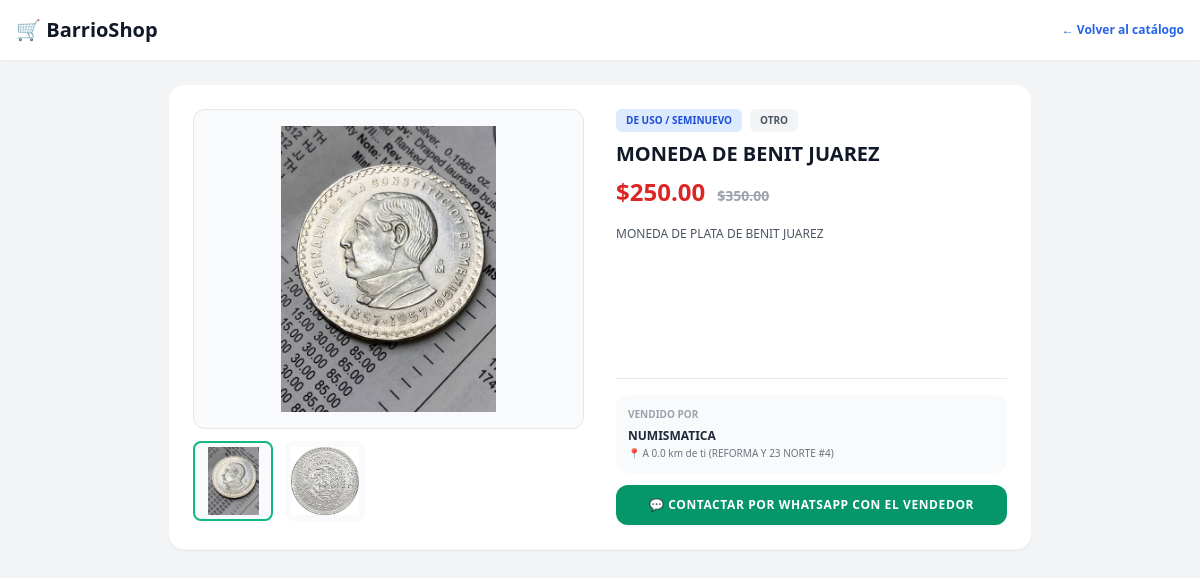
/product/1/, run on an earlier commit of the app's database.
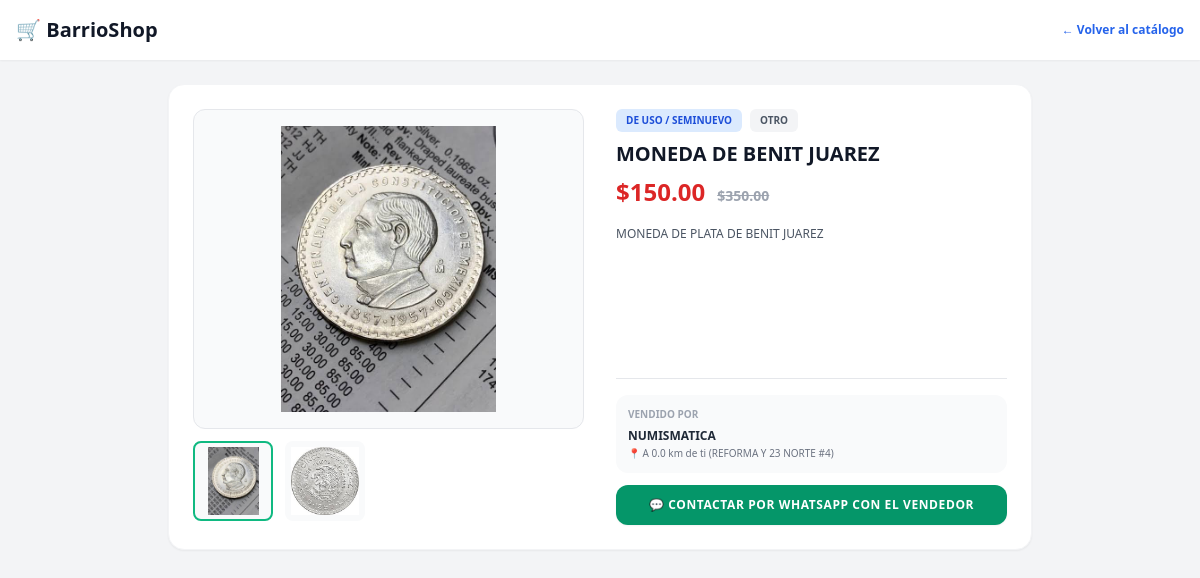
And on a later commit of the database.
### marketplace/models.py (models this page shows, shortened)
class Product(models.Model):
    CATEGORY_CHOICES = [
        ('comida', 'Comida y Antojitos'),
        ('vehiculos', 'Vehículos'),
        ('supermercado', 'Supermercado'),
        ('tecnologia', 'Tecnología'),
        ('electrodomesticos', 'Electrodomésticos'),
        ('hogar', 'Hogar y Muebles'),
        ('moda', 'Moda'),
        ('deportes', 'Deportes y Fitness'),
        ('herramientas', 'Herramientas'),
        ('construccion', 'Construcción'),
        ('mascotas', 'Mascotas'),
        ('abarrotes', 'Abarrotes'),
        ('servicios', 'Servicios y Oficios'),
        ('otro', 'Otro'),
    ]
    CONDITION_CHOICES = [
        ('nuevo', 'Nuevo'),
        ('usado', 'De uso / Seminuevo'),
    ]
    business = models.ForeignKey('Business', on_delete=models.CASCADE)
    name = models.CharField(max_length=100)
    description = models.TextField()
    price = models.DecimalField(max_digits=10, decimal_places=2)
    condition = models.CharField(max_length=20, choices=CONDITION_CHOICES, default='nuevo')
    warranty = models.CharField(max_length=255, blank=True, null=True, verbose_name="Garantía del producto", help_text="Ej. Sin garantía, 30 días con el vendedor, etc.")
    is_promo = models.BooleanField(default=False)
    promo_price = models.DecimalField(max_digits=10, decimal_places=2, null=True, blank=True)
    is_express_promo = models.BooleanField(default=False)
    express_promo_start = models.DateTimeField(null=True, blank=True)
    express_promo_end = models.DateTimeField(null=True, blank=True)
    is_featured = models.BooleanField(default=False, verbose_name="¿Producto Destacado?")
    featured_until = models.DateTimeField(null=True, blank=True, verbose_name="Destacado Hasta")
    image = models.ImageField(upload_to='products/', null=True, blank=True)
    image_2 = models.ImageField(upload_to='products/', null=True, blank=True)
    image_3 = models.ImageField(upload_to='products/', null=True, blank=True)
    category = models.CharField(max_length=50, choices=CATEGORY_CHOICES, default='otro')
    is_available = models.BooleanField(default=True, verbose_name="Disponible en stock")

class Business(models.Model):
    BUSINESS_TYPE_CHOICES = [
        ('fisico', 'Local Físico / Tienda Establecida'),
        ('entrega', 'Entregas en Puntos / Puntos Medios'),
    ]
    user = models.OneToOneField(User, on_delete=models.CASCADE, null=True, blank=True)
    name = models.CharField(max_length=100) # Nombre del negocio
    description = models.TextField()        # Breve descripción de lo que venden u ofrecen
    whatsapp = models.CharField(max_length=20) # Número de contacto para pedidos por WhatsApp
    address = models.CharField(max_length=255) # Dirección física o referencia principal
    latitude = models.FloatField()
    longitude = models.FloatField()
    business_type = models.CharField(max_length=20, choices=BUSINESS_TYPE_CHOICES, default='fisico')
    delivery_zones = models.TextField(blank=True, null=True, help_text="Específica dónde entregas si no tienes local fijo")
    opening_time = models.TimeField(null=True, blank=True, verbose_name="Hora de apertura")
    closing_time = models.TimeField(null=True, blank=True, verbose_name="Hora de cierre")
    is_active = models.BooleanField(default=True, verbose_name="¿Empresa Activa?")

### marketplace/views.py (the view)
# urls.py: path('product/<int:product_id>/', views.product_detail_view, name='product_detail'),
def product_detail_view(request, product_id):
    DEFAULT_LAT = 19.0413
    DEFAULT_LNG = -98.2062
    product = get_object_or_404(Product.objects.select_related('business'), id=product_id)
    if not product.business.is_active or not product.is_available:
        return redirect('home')
    b = product.business
    lat_param = request.GET.get('lat', DEFAULT_LAT)
    lng_param = request.GET.get('lng', DEFAULT_LNG)
    try:
        user_lat = float(lat_param)
        user_lng = float(lng_param)
    except ValueError:
        user_lat = DEFAULT_LAT
        user_lng = DEFAULT_LNG
    distance = calculate_distance(user_lat, user_lng, b.latitude, b.longitude)
    product.distance_km = round(distance, 1)
    return render(request, 'marketplace/product_detail.html', {'product': product})

### marketplace/views.py (called while the page is built)
def calculate_distance(lat1, lon1, lat2, lon2):
    R = 6371.0
    dlat = radians(lat2 - lat1)
    dlon = radians(lon2 - lon1)
    a = sin(dlat / 2)**2 + cos(radians(lat1)) * cos(radians(lat2)) * sin(dlon / 2)**2
    c = 2 * atan2(sqrt(a), sqrt(1 - a))
    return R * c

### marketplace/templates/marketplace/product_detail.html (shortened to what the changed rows need)
<!DOCTYPE html>
<html lang="es">
<head>
    <script src="https://cdn.tailwindcss.com"></script>
</head>
<body class="bg-gray-100 min-h-screen font-sans pb-12">
    <main class="max-w-4xl mx-auto px-4">
        <div class="bg-white rounded-2xl shadow-sm border border-gray-100 p-6 grid grid-cols-1 md:grid-cols-2 gap-8">
            <div class="space-y-3">
                <div class="w-full h-80 bg-gray-50 rounded-xl overflow-hidden border border-gray-200 flex items-center justify-center p-4">
                    {% if product.image %}
                        <img id="mainImage" src="{{ product.image.url }}" class="max-w-full max-h-full object-contain" alt="{{ product.name }}">
                    {% else %}
                        <span class="text-5xl">📦</span>
                    {% endif %}
                </div>
                <div class="flex gap-3 overflow-x-auto pb-1">
                    {% if product.image %}
                        <div class="w-20 h-20 bg-gray-50 rounded-lg border-2 border-emerald-500 overflow-hidden cursor-pointer flex items-center justify-center p-1 thumbnail-item" onclick="changeImage(this, '{{ product.image.url }}')">
                            <img src="{{ product.image.url }}" class="max-w-full max-h-full object-contain">
                        </div>
                    {% endif %}
                    {% if product.image_2 %}
                        <div class="w-20 h-20 bg-gray-50 rounded-lg border-2 border-transparent hover:border-gray-300 overflow-hidden cursor-pointer flex items-center justify-center p-1 thumbnail-item" onclick="changeImage(this, '{{ product.image_2.url }}')">
                            <img src="{{ product.image_2.url }}" class="max-w-full max-h-full object-contain">
                        </div>
                    {% endif %}
                </div>
            </div>
            <div class="flex flex-col justify-between space-y-4">
                <div>
                    <div class="flex items-center gap-2 mb-2">
                        <span class="text-[10px] font-extrabold px-2.5 py-1 rounded-md {% if product.condition == 'nuevo' %}bg-emerald-100 text-emerald-700{% else %}bg-blue-100 text-blue-700{% endif %} uppercase">
                            {{ product.get_condition_display }}
                        </span>
                        <span class="text-[10px] font-bold bg-gray-100 text-gray-600 px-2.5 py-1 rounded-md uppercase">
                            {{ product.get_category_display }}
                        </span>
                    </div>
                    <h1 class="text-xl font-extrabold text-gray-900 mb-2">{{ product.name }}</h1>
                    <div class="flex items-baseline gap-3 mb-4">
                        {% if product.promo_price %}
                            <span class="text-2xl font-black text-red-600">${{ product.promo_price }}</span>
                            <span class="text-sm font-bold text-gray-400 line-through">${{ product.price }}</span>
                        {% else %}
                            <span class="text-2xl font-black text-gray-900">${{ product.price }}</span>
                        {% endif %}
                    </div>
                    <p class="text-xs text-gray-600 leading-relaxed mb-6">{{ product.description }}</p>
                </div>
                <div class="border-t pt-4 space-y-3">
                    <div class="bg-gray-50 p-3 rounded-xl flex items-center justify-between">
                        <div>
                            <span class="text-[10px] font-bold text-gray-400 uppercase block">Vendido por</span>
                            <span class="text-xs font-extrabold text-gray-800">{{ product.business.name }}</span>
                            <span class="text-[10px] text-gray-500 block">📍 A {{ product.distance_km }} km de ti ({{ product.business.address }})</span>
                        </div>
                    </div>
                </div>
            </div>
        </div>
    </main>
</body>
</html>

What changed in the data, as far as the page shows it:
changed Product "MONEDA DE BENIT JUAREZ": promo_price "250.00" → "150.00"
